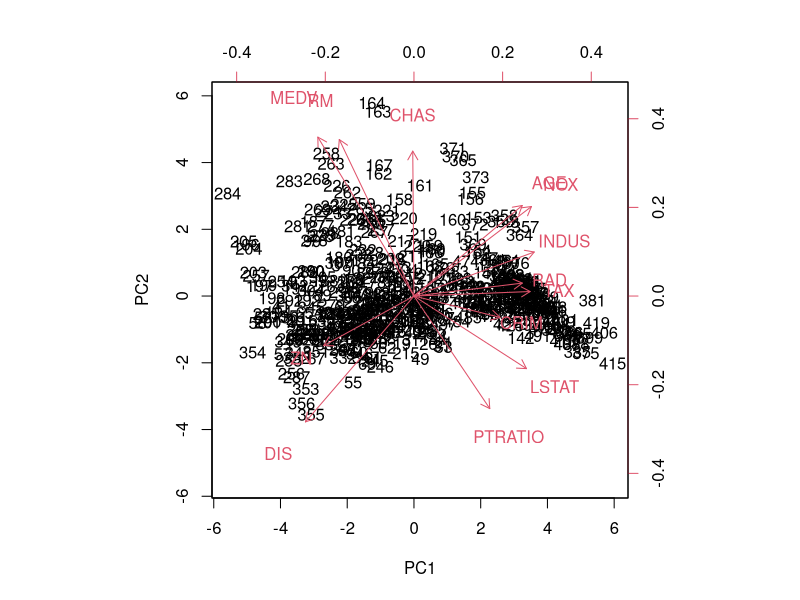
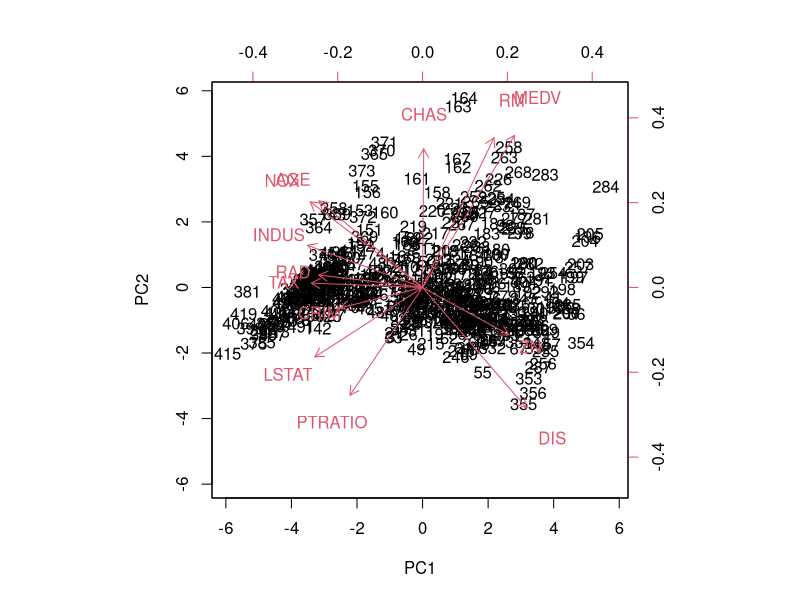
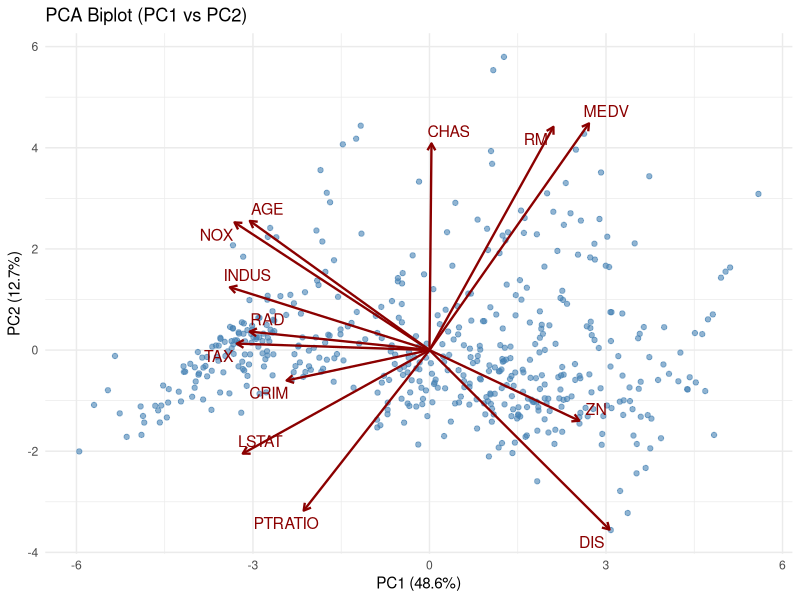
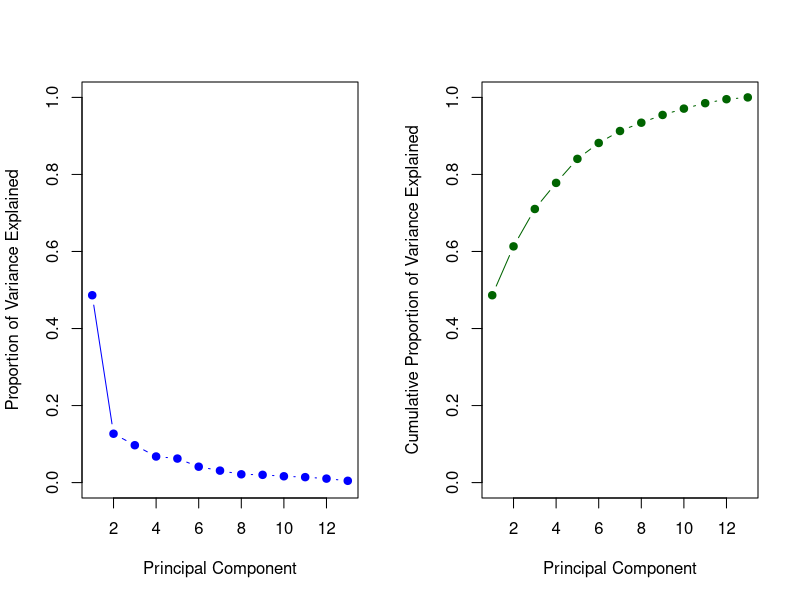
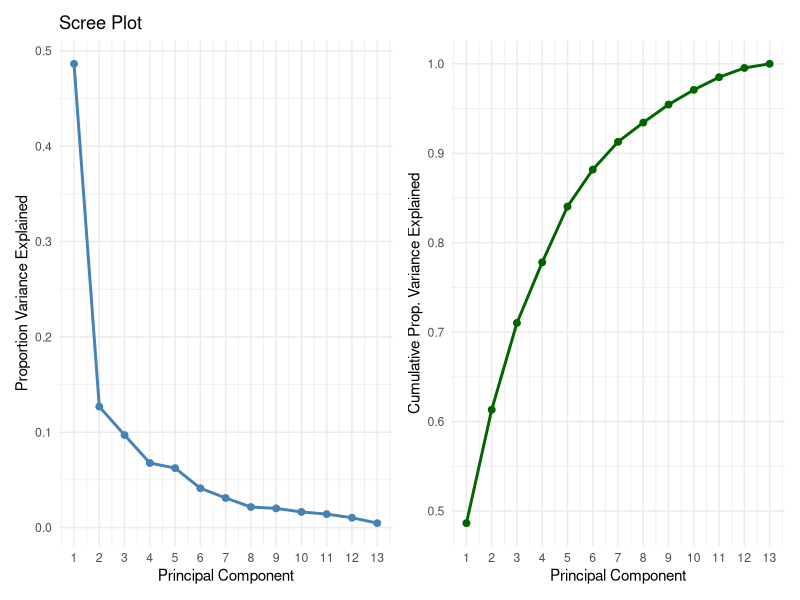
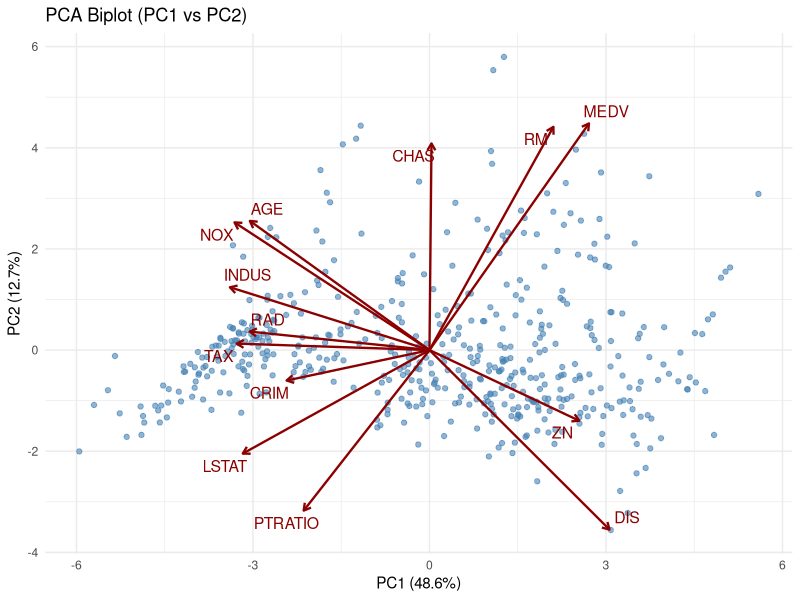
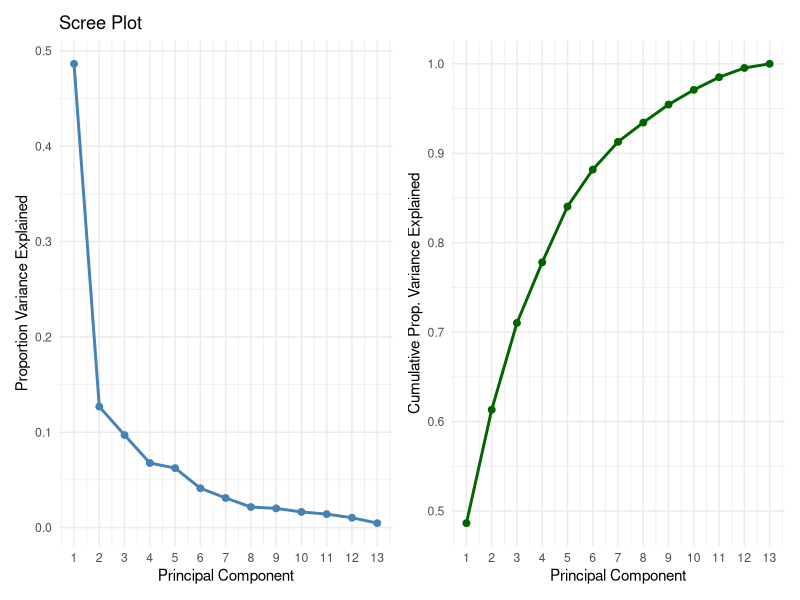

R code for these plots, in order:
## ---- chunk 1
knitr::opts_chunk$set(echo = TRUE, warning = FALSE, message = FALSE)
## ---- chunk 2
setwd("/Users/Ian/Documents/Code_Projects/boston-house-price-modeling/descriptive_analysis")
getwd()
## ---- chunk 3
library(ggplot2)
library(dplyr)
library(ggrepel)   # for non-overlapping labels
library(patchwork)
## ---- chunk 4
# Read the cleaned dataset (assumes 'B' column removed)
data <- read.csv("../data/boston_cleaned.csv")
str(data)
## ---- chunk 5
# Correlation matrix
cor(data)
## ---- chunk 6
# Run PCA with scaling
pr.out <- prcomp(data, scale. = TRUE)
## ---- chunk 7
# Structure of the PCA object
str(pr.out)

# Means and standard deviations
pr.out$center
pr.out$scale
## ---- chunk 8
# Loadings of original variables on PCs
pr.out$rotation
## ---- chunk 9
# Principal component scores (rows = observations, cols = PCs)
head(pr.out$x)
## ---- chunk 10
# Basic biplot
biplot(pr.out, scale = 0)
## ---- chunk 11
# Optional: Flip PC1 direction (no impact on interpretation)
pr.out$rotation[,1] = -pr.out$rotation[,1]
pr.out$x[,1] = -pr.out$x[,1]
biplot(pr.out, scale = 0)
## ---- chunk 12
# Extract scores and loadings
scores <- as.data.frame(pr.out$x[, 1:2])  # PC1 and PC2
loadings <- as.data.frame(pr.out$rotation[, 1:2])
loadings$varname <- rownames(loadings)

# Scale loadings for visualization (arrows)
loadings_scaled <- loadings
loadings_scaled[, 1:2] <- loadings_scaled[, 1:2] * 10  # adjust scale for better arrow visibility

# Create biplot
p <- ggplot(scores, aes(x = PC1, y = PC2)) +
  geom_point(alpha = 0.6, color = "steelblue") +
  geom_segment(data = loadings_scaled,
               aes(x = 0, y = 0, xend = PC1, yend = PC2),
               arrow = arrow(length = unit(0.2, "cm")),
               color = "darkred", linewidth = 0.8) +
  geom_text_repel(data = loadings_scaled,
                  aes(x = PC1, y = PC2, label = varname),
                  color = "darkred", size = 4) +
  labs(title = "PCA Biplot (PC1 vs PC2)",
       x = paste0("PC1 (", round(summary(pr.out)$importance[2, 1] * 100, 1), "%)"),
       y = paste0("PC2 (", round(summary(pr.out)$importance[2, 2] * 100, 1), "%)")) +
  theme_minimal()

# Show plot
print(p)

# Save to file
ggsave(filename = "../output/pca/pca_biplot.png", plot = p, width = 8, height = 8, dpi = 300, bg="white")

## ---- chunk 13
# Summary of PCA: includes proportion of variance explained
pca_summary <- summary(pr.out)
pca_summary
## ---- chunk 14
# Extract importance matrix
importance <- pca_summary$importance

# Scree plot and cumulative variance
par(mfrow = c(1, 2))
plot(importance[2,], xlab = "Principal Component",
     ylab = "Proportion of Variance Explained", ylim = c(0, 1),
     type = "b", col = "blue", pch = 19)

plot(importance[3,], xlab = "Principal Component",
     ylab = "Cumulative Proportion of Variance Explained",
     ylim = c(0, 1), type = "b", col = "darkgreen", pch = 19)
par(mfrow = c(1, 1))
## ---- chunk 15
# Extract variance explained from PCA summary
pca_summary <- summary(pr.out)
importance <- pca_summary$importance

# Create a data frame for plotting
pc_data <- data.frame(
  PC = paste0("PC", 1:ncol(pr.out$rotation)),
  Variance = importance[2, ],
  Cumulative = importance[3, ],
  PC_num = 1:ncol(pr.out$rotation)
)

# Scree Plot
scree_plot <- ggplot(pc_data, aes(x = PC_num, y = Variance)) +
  geom_line(color = "steelblue", size = 1) +
  geom_point(color = "steelblue", size = 2) +
  scale_x_continuous(breaks = pc_data$PC_num) +
  labs(title = "Scree Plot",
       x = "Principal Component",
       y = "Proportion Variance Explained") +
  theme_minimal()

# Cumulative Variance Plot
cum_plot <- ggplot(pc_data, aes(x = PC_num, y = Cumulative)) +
  geom_line(color = "darkgreen", size = 1) +
  geom_point(color = "darkgreen", size = 2) +
  scale_x_continuous(breaks = pc_data$PC_num) +
  labs(x = "Principal Component",
       y = "Cumulative Prop. Variance Explained") +
  theme_minimal()

# Combine two plots side-by-side using patchwork
combined_plot <- scree_plot + cum_plot

print(combined_plot)

# Save the combined plot to file
ggsave("../output/pca/pca_scree_and_cumulative_pve.png",
       plot = combined_plot, width = 12, height = 6, dpi = 300)
